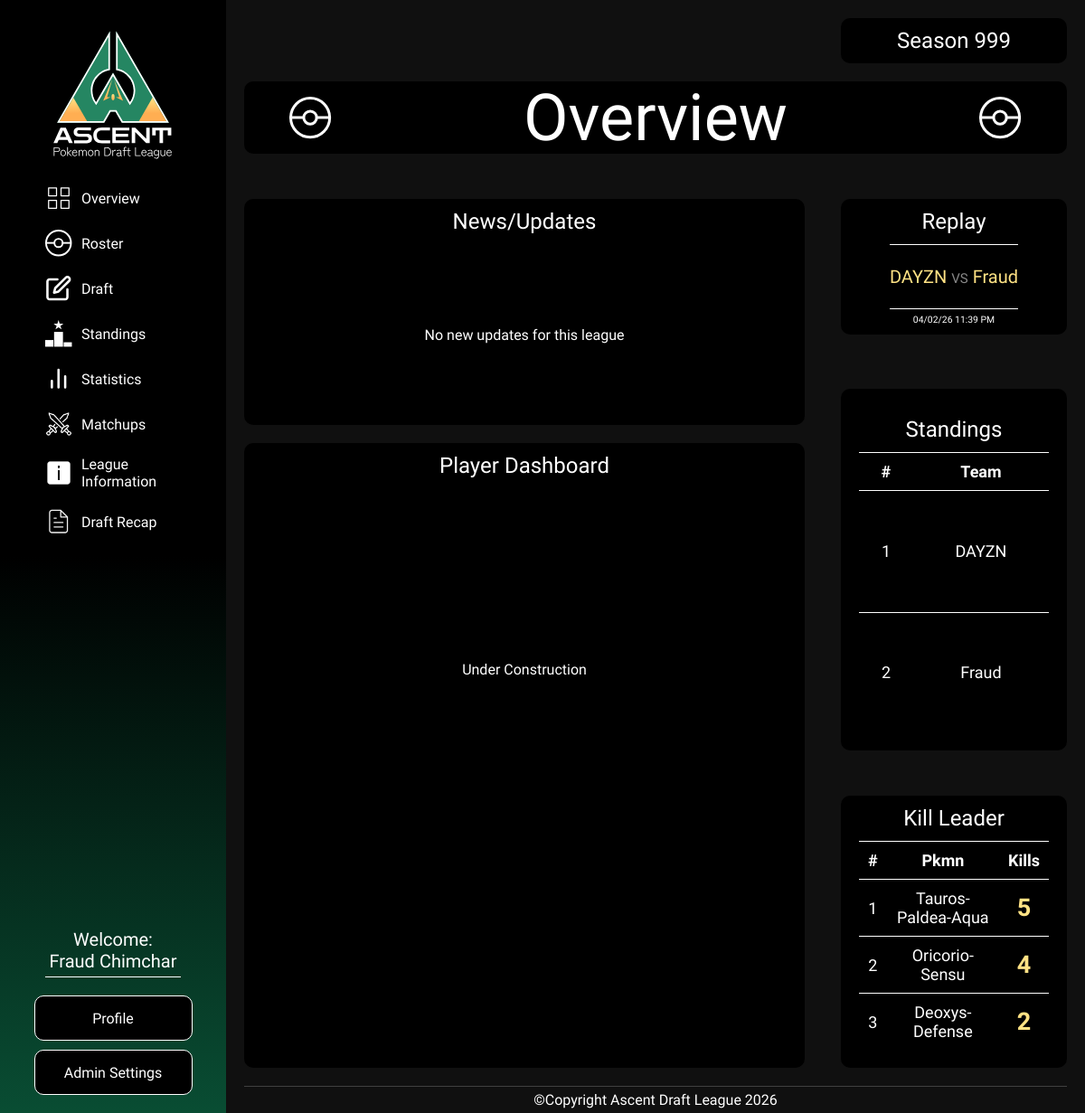
Page /index.php (signed in) on the committed database.
### tables this page shows
CREATE TABLE `matchup` (
  `id` int(11) NOT NULL,
  `season_id` int(11) NOT NULL,
  `player1_active_user_id` int(11) NOT NULL,
  `player2_active_user_id` int(11) NOT NULL,
  `winner_active_user_id` int(11) DEFAULT NULL,
  `replay_link` varchar(255) DEFAULT NULL,
  `created_at` timestamp NOT NULL DEFAULT CURRENT_TIMESTAMP
);

CREATE TABLE `users` (
  `id` int(11) NOT NULL,
  `email` varchar(255) NOT NULL,
  `password` varchar(255) NOT NULL,
  `gamerTag` varchar(50) DEFAULT NULL,
  `created_at` datetime DEFAULT CURRENT_TIMESTAMP,
  `team_name` varchar(5) NOT NULL,
  `team_mascot_pkmn` varchar(30) DEFAULT NULL
);

### index.php (the view, shortened to what this page needs)
<?php
require_once __DIR__ . '/includes/connection.php';
    $seasonId = $_SESSION['season_id'] ?? null;
    $sql = "
    SELECT
        m.replay_link,
        m.created_at,
        u1.team_name AS player1_name,
        u2.team_name AS player2_name
    FROM matchup m
    JOIN active_users au1
        ON au1.id = m.player1_active_user_id
    JOIN users u1
        ON u1.id = au1.user_id
    JOIN active_users au2
        ON au2.id = m.player2_active_user_id
    JOIN users u2
        ON u2.id = au2.user_id
    WHERE m.season_id = ?
      AND m.replay_link IS NOT NULL
      AND m.replay_link != ''
    ORDER BY m.created_at DESC
    LIMIT 1
";
    $replay_stmt = $conn->prepare($sql);
    $replay_stmt->bind_param("i", $seasonId);
    $replay_stmt->execute();
    $replayResult = $replay_stmt->get_result();
    $latestReplay = $replayResult->fetch_assoc();
    $standingSql = "
    SELECT users.team_name,
    COUNT(matchup.winner_active_user_id) AS Wins
    FROM active_users
    JOIN users
    ON active_users.user_id = users.id
    LEFT JOIN matchup
    ON matchup.winner_active_user_id = active_users.id
    AND matchup.season_id = ?
    WHERE active_users.season_id = ?
    AND competitor= 'yes'
    GROUP BY active_users.id, users.team_name
    HAVING wins > 0
    ORDER BY Wins DESC;
    ";
    $standingStmt = $conn->prepare($standingSql);
    $standingStmt->bind_param("ii", $seasonId, $seasonId);
    $standingStmt->execute();
    $standingResult = $standingStmt->get_result();
    $killSql =  "
        SELECT showdown_pkmn.name,
        SUM(mps.kills) AS total_kills
        FROM match_pokemon_stats mps
        JOIN roster_pkmn
        ON mps.roster_pkmn_id = roster_pkmn.id
        JOIN showdown_pkmn
        ON showdown_pkmn.id = roster_pkmn.showdown_pkmn
        WHERE roster_pkmn.season_id = ?
        GROUP BY showdown_pkmn.name
        ORDER BY total_kills DESC
        LIMIT 3;
    ";
    $killStmt = $conn->prepare($killSql);
    $killStmt->bind_param("i", $seasonId);
    $killStmt->execute();
    $killResult = $killStmt->get_result();
?>
<!DOCTYPE html>
<html lang="en">
<head>
    <link rel="stylesheet" href="assets/styles/styles.css">
</head>
<body>
    <div class="pageLayout">
        <?php include 'includes/navbar.php';?>
        <div class="pageContent">
            <header class="headerCont">
                <div class="seasonCont">
                    <div class="seasonBtn">Season <?php echo htmlspecialchars($seasonId); ?></div>
                </div>
                <div class="pageNameCont">
                    <img src="img/icons/PokeBall_Icon.svg" alt="pokeball icon">
                    <div class="pageTitle"> Overview</div>
                    <img src="img/icons/PokeBall_Icon.svg" alt="pokeball icon">
                </div>
            </header>
            <div id="overviewPageLayout">
                <main id="mainSpaced">
                    <section class="newsCont">
                        <div class="sectionTitle">News/Updates</div>
                        <article class="newsContent"> No new updates for this league</article>
                    </section>
                    <section class="playerDashCont">
                        <div class="sectionTitle">Player Dashboard</div>
                        <article class="playerDashContent">
                            Under Construction
                        </article>
                    </section>
                </main>
                <aside>
                    <section id="replayCont">
                        <div class="smallerSectionTitle" id="indexReplayTitle">Replay</div>
                        <?php if ($latestReplay): ?>
                            <a href="<?php echo htmlspecialchars($latestReplay['replay_link']); ?>"
                            target="_blank"
                            class="replayBox">
                                <div id="replayTeams">
                                    <?php echo htmlspecialchars($latestReplay['player1_name']); ?>
                                    <span id="replayVs">VS</span>
                                    <?php echo htmlspecialchars($latestReplay['player2_name']); ?>
                                </div>
                            </a>
                        <div class="replayDate">
                            <?php
                                $date = new DateTime($latestReplay['created_at']);
                                echo $date->format('m/d/y g:i A');;
                            ?>
                        </div>
                        <?php else: ?>
                            <div id="noReplayText">No replays yet</div>
                        <?php endif; ?>
                    </section>
                    <a href="standings.php">
                        <section id="miniStandingsCont">
                            <div class="smallerSectionTitle">Standings</div>
                            <div id="miniStandings">
                                <?php if ($standingResult && $standingResult->num_rows > 0): ?>
                                    <table>
                                        <thead>
                                            <tr>
                                                <th>#</th>
                                                <th>Team</th>
                                            </tr>
                                        </thead>
                                        <tbody>
                                            <?php
                                                $rank = 1;
                                                while ($row = $standingResult->fetch_assoc()):
                                            ?>
                                                <tr>
                                                    <td><?php echo $rank++; ?></td>
                                                    <td><?php echo htmlspecialchars($row['team_name']); ?></td>
                                                </tr>
                                            <?php endwhile; ?>
                                        </tbody>
                                    </table>
                                <?php else: ?>
                                    <div id="emptyStandings">No Standings Yet</div>
                                <?php endif; ?>
                            </div>
                        </section>
                    </a>
                    <a href="statistics.php">
                        <section id="killLeaderBoardCont">
                                <div class="smallerSectionTitle">Kill Leader</div>
                                <div id="killLeader">
                                    <?php if ($killResult && $killResult->num_rows > 0): ?>
                                        <table>
                                            <thead>
                                                <tr>
                                                    <th>#</th>
                                                    <th>Pkmn</th>
                                                    <th>Kills</th>
                                                </tr>
                                            </thead>
                                            <tbody>
                                                <?php
                                                    $rank = 1;
                                                    while ($row = $killResult->fetch_assoc()):
                                                ?>
                                                    <tr>
                                                        <td><?php echo $rank++; ?></td>
                                                        <td><?php echo htmlspecialchars($row['name']); ?></td>
                                                        <td><?php echo htmlspecialchars($row['total_kills']); ?></td>
                                                    </tr>
                                                <?php endwhile; ?>
                                            </tbody>
                                        </table>
                                    <?php else: ?>
                                        <div>No Standings Yet</div>
                                    <?php endif; ?>
                                </div>
                        </section>
                    </a>
                </aside>
            </div>
            <?php include 'includes/footer.php'; ?>
        </div>
    </div>
</body>
</html>

### assets/styles/styles.css (style rules this page uses)
* { box-sizing: border-box; }
a, a:visited, a:hover, a:active { text-decoration: none; color: inherit; }
html, body { margin: 0; background-color: #101010; }
.pageLayout { display: flex; flex-direction: row; height: 100vh; }
.pageContent { flex: 1; min-height: 100vh; overflow-x: hidden; overflow-y: auto; }
.headerCont { display: flex; flex-direction: column; }
.seasonCont { display: flex; justify-content: end; }
.seasonBtn { margin: 20px 20px 0; color: white; background-color: black; border-radius: 10px; width: 250px; height: 50px; font-size: 1.5em; font-family: "Zen dots"; display: flex; justify-content: center; align-items: center; }
.pageNameCont { margin: 20px; padding: 0 50px; height: 80px; background-color: black; border-radius: 10px; display: flex; justify-content: space-between; align-items: center; }
.pageTitle { color: white; font-family: "jura"; font-size: 4.5em; }
#mainSpaced { display: flex; flex-direction: column; justify-content: space-between; }
#overviewPageLayout { display: flex; flex-direction: row; }
main { margin-top: 30px; width: 100%; }
.newsCont { margin: 0 20px; background-color: black; border-radius: 10px; min-height: 200px; }
.sectionTitle { height: 50px; color: white; font-family: "zen dots"; font-size: 1.5em; display: flex; justify-content: center; align-items: center; }
.smallerSectionTitle { height: 50px; color: white; font-family: "zen dots"; display: flex; justify-content: center; align-items: center; }
.newsContent { color: white; min-height: 200px; font-family: "jura"; display: flex; justify-content: center; align-items: center; }
.playerDashCont { margin: 20px 20px; flex: 1; min-height: 625px; background-color: black; border-radius: 10px; }
.playerDashContent { flex: 1; min-height: 400px; color: white; font-family: "jura"; display: flex; justify-content: center; align-items: center;; }
aside { display: flex; flex-direction: column; justify-content: space-between; }
#replayCont { margin: 30px 20px; width: 250px; min-height: 150px; background-color: black; color: white; font-family: "zen dots"; border-radius: 10px; display: flex; align-items: center; flex-direction: column; }
#indexReplayTitle { font-size: 1.5em; }
#replayCont a { height: 100%; }
.replayBox { flex: 1; border-top: 1px solid white; border-bottom: 1px solid white; font-size: 1.25em; display: flex; flex-direction: column; justify-content: space-evenly; position: relative; overflow: hidden; }
#replayTeams { font-size: 1.00em; color: #FFE284; }
#replayVs { color: #888888; font-size: .75em; }
.replayDate { margin-top: auto; padding-top: 5px; margin-bottom: 10px; font-size: .65em; font-family: "zen dots"; text-align: center; }
#miniStandingsCont { margin: 30px 20px; width: 250px; min-height: 400px; padding: 20px; background-color: black; color: white; font-family: "zen dots"; font-size: 1.5em; border-radius: 10px; display: flex; align-items: center; flex-direction: column; }
#miniStandings { width: 100%; flex: 1; font-family: "jura"; text-align: center; font-size: .75em; display: flex; justify-content: center; }
#miniStandings table, #miniStandings thead, #miniStandings tbody, #miniStandings tr, #miniStandings th, #miniStandings td { border-left: none; border-right: none; }
#miniStandings table { width: 100%; border-collapse: collapse; }
#miniStandings tr:last-child td { border-bottom: none; }
#killLeaderBoardCont { margin: 20px 20px; width: 250px; min-height: 200px; flex: 1; border-radius: 10px; background-color: black; color: white; font-family: "zen dots"; font-size: 1.5em; display: flex; align-items: center; flex-direction: column; }
#killLeader { flex: 1; font-family: "jura"; text-align: center; font-size: .75em; display: flex; justify-content: center; align-items: center; }
#killLeader table { border-collapse: collapse; margin: 0 20px 20px 20px; }
#killLeader td, #killLeader th { border-right: none; border-left: none; }
#killLeader td:last-child { font-size: 1.5em; font-weight: bold; color: #FFE284; }
#killLeader tr:last-child td { border-bottom: none; }
.newMatchTable table,th,td { padding: 10px; }
.statsBox table, th, td { border: 1px solid white; text-align: center; border-collapse: collapse; }

### rows in the picture
matchup: users.team_name "DAYZN", users.team_name "Fraud", created_at "04/02/26 11:39 PM"

### other values in the picture
$_SESSION['team_name'] "Fraud"
$_SESSION['team_mascot_pkmn'] "Chimchar"
$seasonId "999"
$row['team_name'] "DAYZN"
$row['team_name'] "Fraud"
$row['name'] "Tauros-Paldea-Aqua"
$row['total_kills'] "5"
$row['name'] "Oricorio-Sensu"
$row['total_kills'] "4"
$row['name'] "Deoxys-Defense"
$row['total_kills'] "2"
